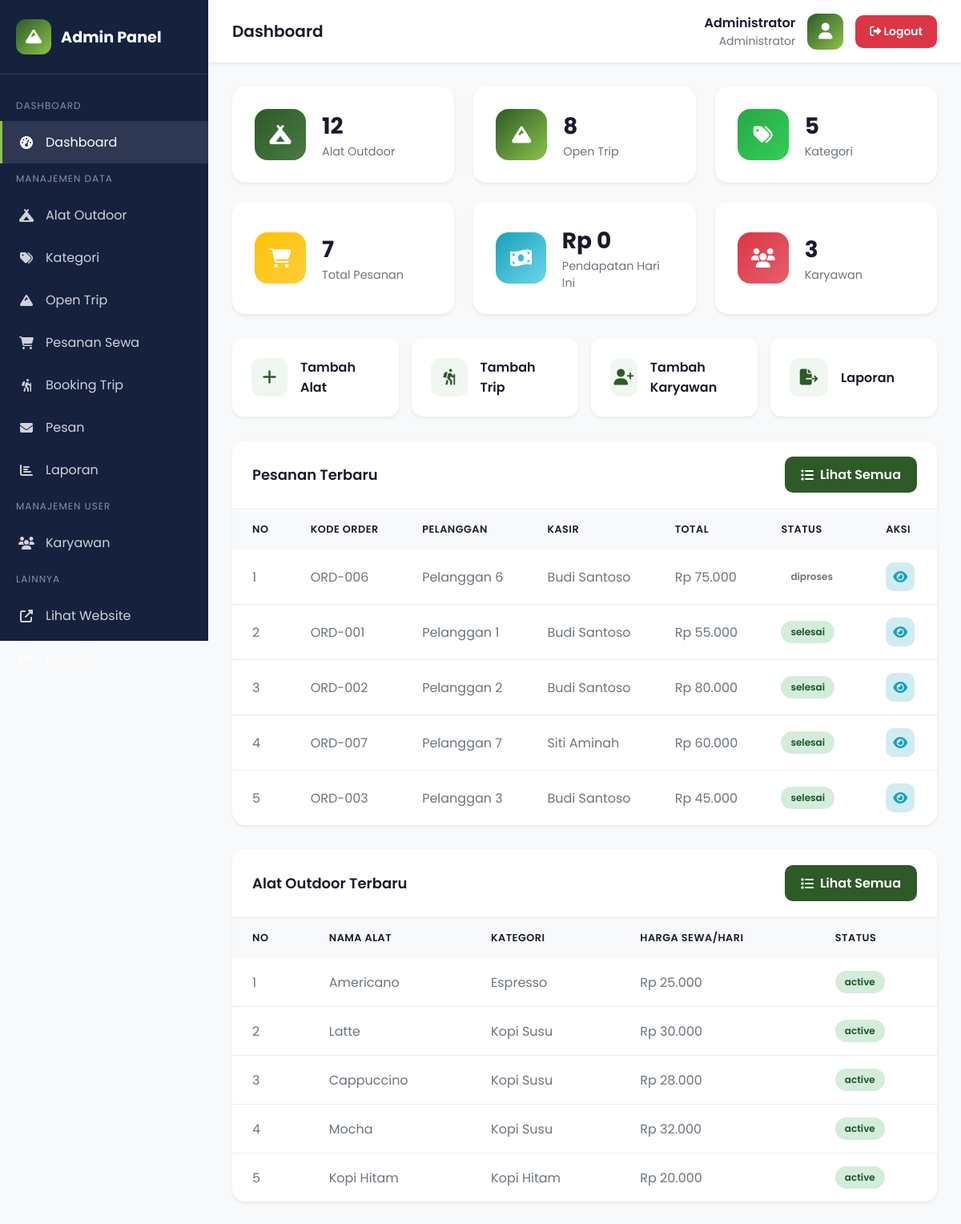
/admin/index.php (signed in), run on the app's committed database.
### tables this page shows
CREATE TABLE IF NOT EXISTS orders (
    id INT PRIMARY KEY AUTO_INCREMENT,
    kode_order VARCHAR(20) UNIQUE NOT NULL,
    user_id INT,
    nama_pelanggan VARCHAR(100),
    nomor_meja VARCHAR(20),
    total_harga DECIMAL(12,2) NOT NULL,
    metode_pembayaran ENUM('tunai', 'qris', 'transfer') DEFAULT 'tunai',
    catatan TEXT,
    tipe_order ENUM('online', 'offline') DEFAULT 'offline',
    status_order ENUM('pending', 'diproses', 'selesai', 'dibatalkan') DEFAULT 'pending',
    created_at TIMESTAMP DEFAULT CURRENT_TIMESTAMP,
    FOREIGN KEY (user_id) REFERENCES users(id)
);

CREATE TABLE IF NOT EXISTS users (
    id INT PRIMARY KEY AUTO_INCREMENT,
    username VARCHAR(50) NOT NULL UNIQUE,
    password VARCHAR(255) NOT NULL,
    nama_lengkap VARCHAR(100) NOT NULL,
    email VARCHAR(100) NOT NULL,
    role ENUM('admin', 'kasir', 'pengelola') DEFAULT 'kasir',
    status ENUM('active', 'inactive') DEFAULT 'active',
    created_at TIMESTAMP DEFAULT CURRENT_TIMESTAMP
);

CREATE TABLE IF NOT EXISTS products (
    id INT PRIMARY KEY AUTO_INCREMENT,
    nama_produk VARCHAR(200) NOT NULL,
    deskripsi TEXT,
    harga DECIMAL(10,2) NOT NULL,
    kategori_id INT,
    gambar VARCHAR(255),
    status ENUM('active', 'inactive') DEFAULT 'active',
    created_at TIMESTAMP DEFAULT CURRENT_TIMESTAMP,
    FOREIGN KEY (kategori_id) REFERENCES categories(id) ON DELETE SET NULL
);

CREATE TABLE IF NOT EXISTS categories (
    id INT PRIMARY KEY AUTO_INCREMENT,
    nama_kategori VARCHAR(100) NOT NULL,
    deskripsi TEXT,
    gambar VARCHAR(255),
    created_at TIMESTAMP DEFAULT CURRENT_TIMESTAMP
);

### config/functions.php (called while the page is built, shortened)
<?php
require_once 'database.php';
function getAllCategories()
{
    global $conn;
    $result = $conn->query("SELECT * FROM categories ORDER BY nama_kategori ASC");
    return $result->fetch_all(MYSQLI_ASSOC);
}
function getAllProducts($limit = null)
{
    global $conn;
    $sql = "SELECT p.*, c.nama_kategori
            FROM products p
            LEFT JOIN categories c ON p.kategori_id = c.id
            ORDER BY p.created_at DESC";
    if ($limit) {
        $sql .= " LIMIT $limit";
    }
    $result = $conn->query($sql);
    return $result->fetch_all(MYSQLI_ASSOC);
}
function getAllTrips($limit = null)
{
    global $conn;
    $sql = "SELECT * FROM trips ORDER BY tanggal_mulai DESC";
    $result = $conn->query($sql);
    return $result->fetch_all(MYSQLI_ASSOC);
}
function formatCurrency($amount)
{
    return 'Rp ' . number_format($amount, 0, ',', '.');
}
function getAllUsers()
{
    global $conn;
    $result = $conn->query("SELECT * FROM users ORDER BY created_at DESC");
    return $result->fetch_all(MYSQLI_ASSOC);
}
function getAllOrders($limit = null)
{
    global $conn;
    $sql = "SELECT o.*, u.nama_lengkap as nama_kasir
            FROM orders o
            LEFT JOIN users u ON o.user_id = u.id
            ORDER BY o.created_at DESC";
    if ($limit) {
        $sql .= " LIMIT $limit";
    }
    $result = $conn->query($sql);
    return $result->fetch_all(MYSQLI_ASSOC);
}
function getOrdersByDateRange($start_date, $end_date)
{
    global $conn;
    $stmt = $conn->prepare("SELECT o.*, u.nama_lengkap as nama_kasir
                            FROM orders o
                            LEFT JOIN users u ON o.user_id = u.id
                            WHERE DATE(o.created_at) BETWEEN ? AND ?
                            ORDER BY o.created_at DESC");
    $stmt->bind_param("ss", $start_date, $end_date);
    $stmt->execute();
    return $stmt->get_result()->fetch_all(MYSQLI_ASSOC);
}
function getDailyReport($date = null)
{
    $date = $date ?? date('Y-m-d');
    return getOrdersByDateRange($date, $date);
}

### admin/index.php (the view, shortened to what this page needs)
<?php
require_once '../config/functions.php';
$products_count = count(getAllProducts());
$categories_count = count(getAllCategories());
$users_count = count(getAllUsers());
$orders_count = count(getAllOrders());
$recent_products = getAllProducts(5);
$recent_orders = getAllOrders(5);
$trips_count = count(getAllTrips());
$today_sales = getDailyReport();
$today_total = array_sum(array_column($today_sales, 'total_harga'));
?>
<!DOCTYPE html>
<html lang="id">
<head>
    <link rel="stylesheet" href="https://cdnjs.cloudflare.com/ajax/libs/font-awesome/6.4.0/css/all.min.css">
</head>
<body>
    <aside class="sidebar">
        <div class="sidebar-brand">
            <div class="logo-icon"><i class="fas fa-mountain"></i></div>
            <span>Admin Panel</span>
        </div>
        <nav class="sidebar-menu">
            <div class="menu-section">Dashboard</div>
            <a href="index.php" class="menu-item active">
                <i class="fas fa-tachometer-alt"></i><span>Dashboard</span>
            </a>
            <div class="menu-section">Manajemen Data</div>
            <a href="products/index.php" class="menu-item">
                <i class="fas fa-campground"></i><span>Alat Outdoor</span>
            </a>
            <a href="categories/index.php" class="menu-item">
                <i class="fas fa-tags"></i><span>Kategori</span>
            </a>
            <a href="trips/index.php" class="menu-item">
                <i class="fas fa-mountain"></i><span>Open Trip</span>
            </a>
            <a href="orders/index.php" class="menu-item">
                <i class="fas fa-shopping-cart"></i><span>Pesanan Sewa</span>
            </a>
            <a href="trips/bookings/index.php" class="menu-item">
                <i class="fas fa-hiking"></i><span>Booking Trip</span>
            </a>
            <a href="messages/index.php" class="menu-item">
                <i class="fas fa-envelope"></i><span>Pesan</span>
            </a>
            <a href="reports/index.php" class="menu-item">
                <i class="fas fa-chart-bar"></i><span>Laporan</span>
            </a>
            <div class="menu-section">Manajemen User</div>
            <a href="users/index.php" class="menu-item">
                <i class="fas fa-users"></i><span>Karyawan</span>
            </a>
            <div class="menu-section">Lainnya</div>
            <a href="../index.php" class="menu-item" target="_blank">
                <i class="fas fa-external-link-alt"></i><span>Lihat Website</span>
            </a>
            <a href="logout.php" class="menu-item">
                <i class="fas fa-sign-out-alt"></i><span>Logout</span>
            </a>
        </nav>
    </aside>
    <main class="main-content">
        <header class="admin-header">
            <h1 class="header-title">Dashboard</h1>
            <div class="header-user">
                <div class="user-info">
                    <div class="user-name"><?= $_SESSION['admin_nama'] ?></div>
                    <div class="user-role">Administrator</div>
                </div>
                <div class="user-avatar"><i class="fas fa-user"></i></div>
                <a href="logout.php" class="btn-logout"><i class="fas fa-sign-out-alt"></i> Logout</a>
            </div>
        </header>
        <div class="content">
            <div class="stats-grid">
                <div class="stat-card">
                    <div class="stat-icon primary"><i class="fas fa-campground"></i></div>
                    <div class="stat-info">
                        <h3><?= $products_count ?></h3>
                        <p>Alat Outdoor</p>
                    </div>
                </div>
                <div class="stat-card">
                    <div class="stat-icon mountain"><i class="fas fa-mountain"></i></div>
                    <div class="stat-info">
                        <h3><?= $trips_count ?></h3>
                        <p>Open Trip</p>
                    </div>
                </div>
                <div class="stat-card">
                    <div class="stat-icon success"><i class="fas fa-tags"></i></div>
                    <div class="stat-info">
                        <h3><?= $categories_count ?></h3>
                        <p>Kategori</p>
                    </div>
                </div>
                <div class="stat-card">
                    <div class="stat-icon warning"><i class="fas fa-shopping-cart"></i></div>
                    <div class="stat-info">
                        <h3><?= $orders_count ?></h3>
                        <p>Total Pesanan</p>
                    </div>
                </div>
                <div class="stat-card">
                    <div class="stat-icon info"><i class="fas fa-money-bill-wave"></i></div>
                    <div class="stat-info">
                        <h3><?= formatCurrency($today_total) ?></h3>
                        <p>Pendapatan Hari Ini</p>
                    </div>
                </div>
                <div class="stat-card">
                    <div class="stat-icon danger"><i class="fas fa-users"></i></div>
                    <div class="stat-info">
                        <h3><?= $users_count ?></h3>
                        <p>Karyawan</p>
                    </div>
                </div>
            </div>
            <div class="quick-actions">
                <a href="products/add.php" class="quick-action">
                    <i class="fas fa-plus"></i><span>Tambah Alat</span>
                </a>
                <a href="trips/add.php" class="quick-action">
                    <i class="fas fa-hiking"></i><span>Tambah Trip</span>
                </a>
                <a href="users/add.php" class="quick-action">
                    <i class="fas fa-user-plus"></i><span>Tambah Karyawan</span>
                </a>
                <a href="reports/index.php" class="quick-action">
                    <i class="fas fa-file-export"></i><span>Laporan</span>
                </a>
            </div>
            <div class="card">
                <div class="card-header">
                    <h2 class="card-title">Pesanan Terbaru</h2>
                    <a href="orders/index.php" class="btn-add"><i class="fas fa-list"></i> Lihat Semua</a>
                </div>
                <div class="card-body">
                    <table class="table">
                        <thead>
                            <tr>
                                <th>No</th>
                                <th>Kode Order</th>
                                <th>Pelanggan</th>
                                <th>Kasir</th>
                                <th>Total</th>
                                <th>Status</th>
                                <th>Aksi</th>
                            </tr>
                        </thead>
                        <tbody>
                            <?php foreach ($recent_orders as $index => $order): ?>
                                <tr>
                                    <td><?= $index + 1 ?></td>
                                    <td><?= $order['kode_order'] ?></td>
                                    <td><?= $order['nama_pelanggan'] ?></td>
                                    <td><?= $order['nama_kasir'] ?? '-' ?></td>
                                    <td><?= formatCurrency($order['total_harga']) ?></td>
                                    <td><span
                                            class="status-badge <?= $order['status_order'] ?>"><?= $order['status_order'] ?></span>
                                    </td>
                                    <td>
                                        <div class="action-btns">
                                            <a href="orders/view.php?id=<?= $order['id'] ?>" class="btn-action btn-view"
                                                title="Lihat"><i class="fas fa-eye"></i></a>
                                        </div>
                                    </td>
                                </tr>
                            <?php endforeach; ?>
                        </tbody>
                    </table>
                </div>
            </div>
            <div class="card">
                <div class="card-header">
                    <h2 class="card-title">Alat Outdoor Terbaru</h2>
                    <a href="products/index.php" class="btn-add"><i class="fas fa-list"></i> Lihat Semua</a>
                </div>
                <div class="card-body">
                    <table class="table">
                        <thead>
                            <tr>
                                <th>No</th>
                                <th>Nama Alat</th>
                                <th>Kategori</th>
                                <th>Harga Sewa/Hari</th>
                                <th>Status</th>
                            </tr>
                        </thead>
                        <tbody>
                            <?php foreach ($recent_products as $index => $product): ?>
                                <tr>
                                    <td><?= $index + 1 ?></td>
                                    <td><?= $product['nama_produk'] ?></td>
                                    <td><?= $product['nama_kategori'] ?></td>
                                    <td><?= formatCurrency($product['harga_sewa_harian'] ?? $product['harga']) ?></td>
                                    <td><span
                                            class="status-badge <?= $product['status'] ?? 'active' ?>"><?= $product['status'] ?? 'active' ?></span>
                                    </td>
                                </tr>
                            <?php endforeach; ?>
                        </tbody>
                    </table>
                </div>
            </div>
        </div>
    </main>
</body>
</html>

### data on the page
orders: kode_order "ORD-006", nama_pelanggan "Pelanggan 6", user.nama_lengkap "Budi Santoso", total_harga "Rp 75.000", status_order "diproses"
orders: kode_order "ORD-001", nama_pelanggan "Pelanggan 1", user.nama_lengkap "Budi Santoso", total_harga "Rp 55.000", status_order "selesai"
orders: kode_order "ORD-002", nama_pelanggan "Pelanggan 2", user.nama_lengkap "Budi Santoso", total_harga "Rp 80.000", status_order "selesai"
orders: kode_order "ORD-007", nama_pelanggan "Pelanggan 7", user.nama_lengkap "Siti Aminah", total_harga "Rp 60.000", status_order "selesai"
orders: kode_order "ORD-003", nama_pelanggan "Pelanggan 3", user.nama_lengkap "Budi Santoso", total_harga "Rp 45.000", status_order "selesai"
products: nama_produk "Americano", kategori.nama_kategori "Espresso", harga "Rp 25.000", status "active"
products: nama_produk "Latte", kategori.nama_kategori "Kopi Susu", harga "Rp 30.000", status "active"
products: nama_produk "Cappuccino", kategori.nama_kategori "Kopi Susu", harga "Rp 28.000", status "active"
products: nama_produk "Mocha", kategori.nama_kategori "Kopi Susu", harga "Rp 32.000", status "active"
products: nama_produk "Kopi Hitam", kategori.nama_kategori "Kopi Hitam", harga "Rp 20.000", status "active"

### other printed values
$_SESSION['admin_nama'] "Administrator"
$products_count "12"
$trips_count "8"
$categories_count "5"
$orders_count "7"
formatCurrency($today_total) "Rp 0"
$users_count "3"
